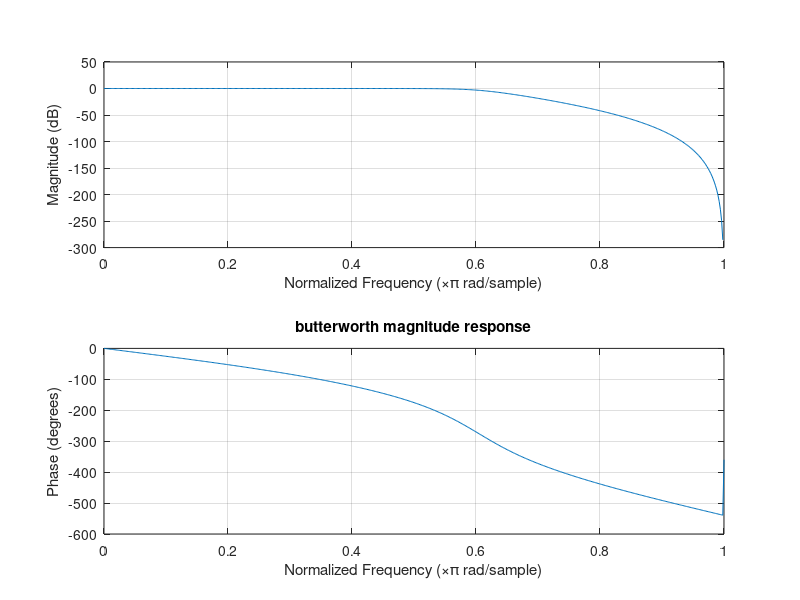
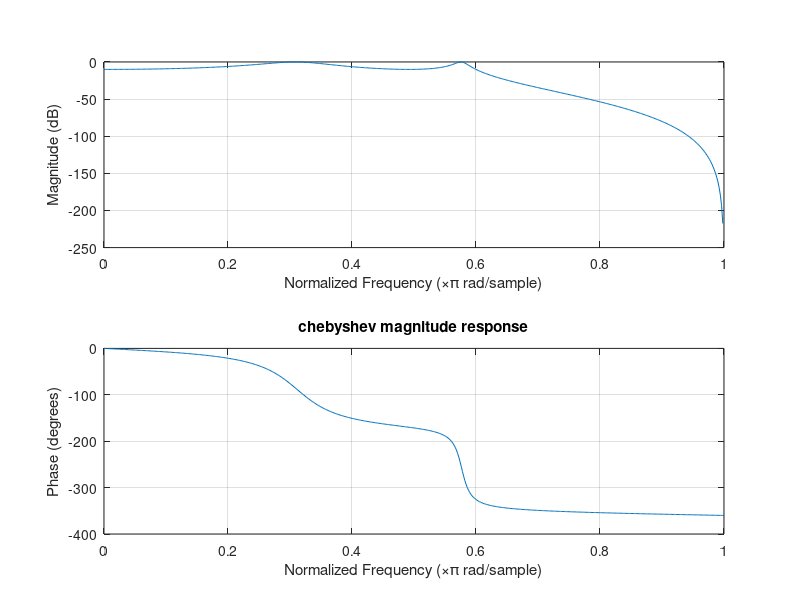

Reproduce these figures in MATLAB, in order.
% PRABHAT KUMAR RAI --- EE18MTECH01005
% CSP ASSIGNMENT 1
% Question -- 5(a)
%cutoff freq=0.6, stopband freq=0.91, passband ripple=0.001, 
%stopband ripple =0.01

[b1,a1]=butter(6, 0.6, 'low')  %order n=5.87 ~ 6
%h1=fvtool(b1,a1) 
figure(1)
freqz(b1,a1)
title('butterworth magnitude response');

[b2,a2] = cheby1(4, 10, 0.6);  %order n=3.11 ~ 4
figure(2)
%h2=fvtool(b2,a2)
freqz(b2,a2)
title('chebyshev magnitude response')